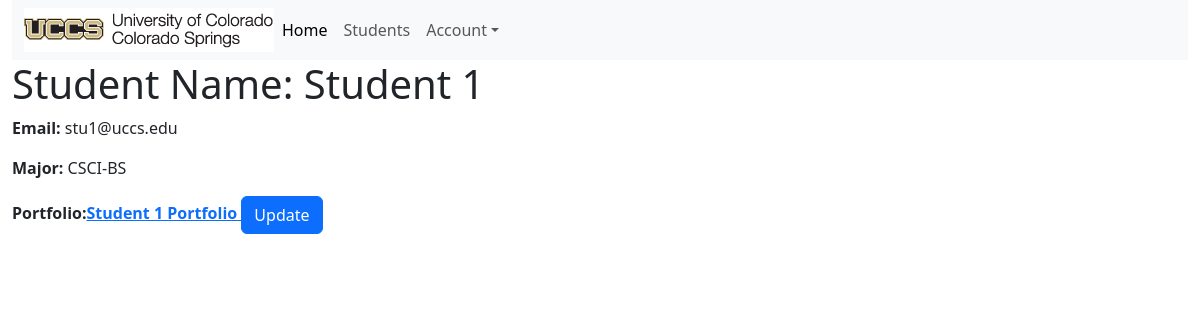
The app's page /student/2, older data.
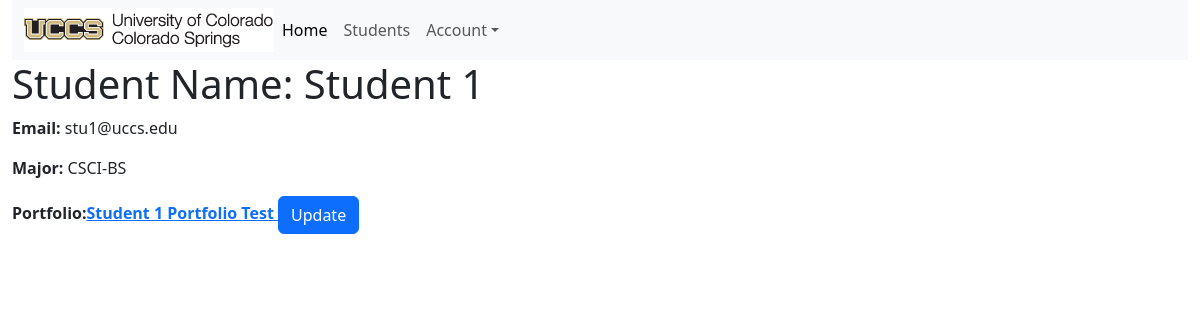
The same page, newer data.
### portfolio_app/models.py (models this page shows, shortened)
class Student(models.Model):
    MAJOR = (
        ('CSCI-PhD', 'PhD in Computer Science'),
        ('CSCI-BS', 'BS in Computer Science'),
        ('CPEN-BS', 'BS in Computer Engineering'),
        ('BIGD-BI', 'BI in Game Design and Development'),
        ('BICS-BI', 'BI in Computer Science'),
        ('BISC-BI', 'BI in Computer Security'),
        ('CSCI-BA', 'BA in Computer Science'),
        ('DASE-BS', 'BS in Data Analytics and Systems Engineering')
    )
    name = models.CharField(max_length=200)
    email = models.CharField("UCCS Email", max_length=200)
    major = models.CharField(max_length=200, choices= MAJOR)
    portfolio = models.OneToOneField(Portfolio, on_delete=models.CASCADE, unique=True, default=None)

class Portfolio(models.Model):
    title = models.CharField(max_length=200)
    contact_email = models.CharField(max_length=200)
    is_active = models.BooleanField(default=False)
    about = models.TextField(blank=True)
    def get_absolute_url(self):
        return reverse('portfolio-detail', args=[str(self.id)])

### portfolio_app/views.py (the view)
# urls.py: path('student/<int:pk>', views.StudentDetailView.as_view(), name='student-detail'),
class StudentDetailView(generic.DetailView):
    model = Student

### portfolio_app/templates/portfolio_app/student_detail.html
{% extends 'portfolio_app/base_template.html' %}
{% block content %}
<h1>Student Name: {{ student.name }}</h1>
<p><strong>Email:</strong> {{ student.email }}</p>
<p><strong>Major:</strong> {{ student.major }}</p>
<p><strong>Portfolio:<a href="{{ student.portfolio.get_absolute_url }}">{{ student.portfolio.title }} </a>
<a class="btn btn-primary" href="{%url 'update_portfolio' student.portfolio.id%}" role="button">Update</a> </p>
{% endblock %}

Row changes from the older to the newer data that the page shows:
changed through a linked row, Student "Student 1": portfolio "Student 1 Portfolio" → "Student 1 Portfolio Test"
